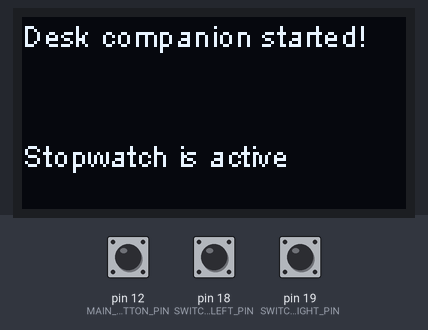
The sketch below on a simulated Arduino Uno, built with avr-gcc and run on an emulated ATmega328P. Shown: 128×64 one-colour display. The inputs (shaded band) are chosen by the test bench; at power-on: pin 12 (MAIN_BUTTON_PIN) HIGH, pin 18 (SWITCH_LEFT_PIN) HIGH, pin 19 (SWITCH_RIGHT_PIN) HIGH. What the sketch prints to the serial monitor is not drawn.

1.3 s: pin 12 (MAIN_BUTTON_PIN) pulled LOW for 0.15 s
Above: at 2.2 s.
Timing chart, 0 to 4.3 s (numbered marks = the images above; inputs shaded):
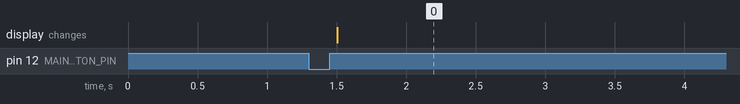

The sketch:

DeskCompanion.ino
```cpp
// included libraries
#include <Arduino.h>
#include <OneButton.h>
#include <SH1106Wire.h>
#include <Wire.h>

// included files
#include "debug.h"
#include "display.h"
#include "SharedState.h"
#include "hardwareConstants.h"
#include "src/LeverSwitch.h"
#include "src/Stopwatch.h"

// namespaces
using namespace Display;

// the global (ew) shared state, so every object can know what is going on
SharedState state;

// instantiation of classes
SH1106Wire display(DISPLAY_ADDRESS, SDA, SCL, GEOMETRY_128_64);
LeverSwitch lever_switch(SWITCH_LEFT_PIN, SWITCH_RIGHT_PIN);
Stopwatch stopwatch(&display, &state);

// button
OneButton main_button = OneButton(
  MAIN_BUTTON_PIN, // input pin for the button
  true, // button is active LOW
  true  // enable internal pull-up resistor
);

// runnables are all classes with setup() and loop()
Runnable *runnables[] = {
  &lever_switch,
  &stopwatch
};

void setupAllRunnables() {
  for (int i = 0; i < sizeof(runnables) / sizeof(*runnables); i++)
    runnables[i]->setup();
  DEBUG_PRINTLN("All runnables are set");
}

void loopAllRunnables() {
  for (int i = 0; i < sizeof(runnables) / sizeof(*runnables); i++)
    runnables[i]->loop();
}

bool offlineModeCheck() {
  state.offline_mode = (lever_switch.position == LeverSwitch::ON_CENTER);
  DEBUG_PRINTLN("Offline mode: " + String(state.offline_mode));
}

void attachMainButtonEvents() {
  main_button.attachClick([]() {
    state.queued_main_button_event = "activate stopwatch";
    DEBUG_PRINTLN("changed");
  });
}

void setup() {
  #ifdef DEBUG
    Serial.begin(115200);
    DEBUG_PRINTLN("\nDesk companion debug:\n");
  #endif

  state.offline_mode = false;
  state.active_stopwatch = false;
  state.queued_main_button_event = "";

  Display::initialize();
  setupAllRunnables();
  offlineModeCheck();
  attachMainButtonEvents();
  Display::welcome();
}

void loop() {
  loopAllRunnables();
  main_button.tick();
}
```

SharedState.h
```cpp
#ifndef STATE_H
#define STATE_H

struct SharedState {
  bool offline_mode;
  bool active_stopwatch;
  String queued_main_button_event;
};

#endif
```

debug.h
```cpp
#define DEBUG // comment to disable debug printing
#ifdef DEBUG
  // macros for debug printing
  #define DEBUG_PRINT(...)    Serial.print(__VA_ARGS__)
  #define DEBUG_PRINTLN(...)  Serial.println(__VA_ARGS__)
#else
  // macros now define a blank line, taken care of by compiler
  #define DEBUG_PRINT(...)
  #define DEBUG_PRINTLN(...)
#endif
```

display.h
```cpp
namespace Display {
    void initialize();
    void welcome();
}
```

display.ino
```cpp
// this is a wrapper for display functions to declutter main .ino file

void Display::initialize() {
  display.init();
  display.flipScreenVertically();
  display.clear();
  display.setTextAlignment(TEXT_ALIGN_LEFT);
  DEBUG_PRINTLN("Display initialized");
}

void Display::welcome() {
    display.drawString(0, 0, "Desk companion started!");
    display.display();
}
```

hardwareConstants.h
```cpp
#define SWITCH_LEFT_PIN 18
#define SWITCH_RIGHT_PIN 19
#define DISPLAY_ADDRESS 0x3C
#define MAIN_BUTTON_PIN 12
```

mainButtonEvents.ino
```cpp

```

LeverSwitch.cpp
```cpp
#include "LeverSwitch.h"

LeverSwitch::LeverSwitch(byte leftPin, byte rightPin) {
    this -> leftPin = leftPin;
    this -> rightPin = rightPin;
}

void LeverSwitch::setup() {
    pinMode(leftPin, INPUT_PULLUP);
    pinMode(rightPin, INPUT_PULLUP);
    readPosition();
}

void LeverSwitch::loop() {
    readPosition();
}

void LeverSwitch::readPosition() {
    if (digitalRead(leftPin)) {
        position = digitalRead(rightPin) ? ON_CENTER : ON_LEFT;
    } else {
        position = ON_RIGHT;
    }
}
```

LeverSwitch.h
```cpp
#ifndef SWITCH_H
#define SWITCH_H

#include <Arduino.h>
#include "Runnable.h"

class LeverSwitch: public Runnable {
    private:
        byte leftPin;
        byte rightPin;
        void readPosition();

    public:
        LeverSwitch(byte leftPin, byte rightPin);
        void setup();
        void loop();
        enum Position{
            ON_LEFT,
            ON_CENTER,
            ON_RIGHT
        } position;
};

#endif
```

Runnable.h
```cpp
#ifndef RUNNABLE_H
#define RUNNABLE_H

#include "../debug.h"

class Runnable {
  public:
    virtual void setup() = 0;
    virtual void loop() = 0;
};

#endif
```

Stopwatch.cpp
```cpp
#include "Stopwatch.h"

Stopwatch::Stopwatch(SH1106Wire *display, SharedState *globalState) : display(display), globalState(globalState) {

}

void Stopwatch::setup() {
    running = false;
}

void Stopwatch::loop() {
    if (globalState->queued_main_button_event == "activate stopwatch") {
        activate();
        globalState->queued_main_button_event = "";
    }
}

void Stopwatch::activate() {
    running = true;
    display->drawString(0, 40, "Stopwatch is active");
    display->display();
}
```

Stopwatch.h
```cpp
#ifndef STOPWATCH_H
#define STOPWATCH_H

#include <Arduino.h>
#include <SH1106Wire.h>
#include "Runnable.h"
#include "../SharedState.h"

class Stopwatch: public Runnable {
    private:
        SH1106Wire *display;
        SharedState *globalState;
        bool running;

    public:
        Stopwatch(SH1106Wire *display, SharedState *globalState);
        void setup();
        void loop();
        void activate();
};

#endif
```

Measured:
- after the input at 1.3 s, the display: changes after 0.21 s (image 0)
